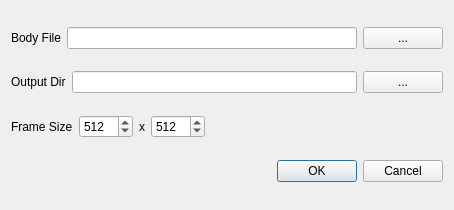
<?xml version="1.0" encoding="UTF-8"?>
<ui version="4.0">
 <class>ZFlyEmBodyScreenshotDialog</class>
 <widget class="QDialog" name="ZFlyEmBodyScreenshotDialog">
  <property name="geometry">
   <rect>
    <x>0</x>
    <y>0</y>
    <width>454</width>
    <height>210</height>
   </rect>
  </property>
  <property name="windowTitle">
   <string>Dialog</string>
  </property>
  <layout class="QVBoxLayout" name="verticalLayout">
   <item>
    <layout class="QHBoxLayout" name="horizontalLayout">
     <item>
      <widget class="QLabel" name="label">
       <property name="text">
        <string>Body File</string>
       </property>
      </widget>
     </item>
     <item>
      <widget class="QLineEdit" name="inputLineEdit"/>
     </item>
     <item>
      <widget class="QPushButton" name="inputPushButton">
       <property name="text">
        <string>...</string>
       </property>
      </widget>
     </item>
    </layout>
   </item>
   <item>
    <layout class="QHBoxLayout" name="horizontalLayout_2">
     <item>
      <widget class="QLabel" name="label_2">
       <property name="text">
        <string>Output Dir</string>
       </property>
      </widget>
     </item>
     <item>
      <widget class="QLineEdit" name="outputLineEdit"/>
     </item>
     <item>
      <widget class="QPushButton" name="outputPushButton">
       <property name="text">
        <string>...</string>
       </property>
      </widget>
     </item>
    </layout>
   </item>
   <item>
    <layout class="QHBoxLayout" name="horizontalLayout_5">
     <item>
      <layout class="QHBoxLayout" name="horizontalLayout_3">
       <item>
        <widget class="QLabel" name="label_3">
         <property name="text">
          <string>Frame Size</string>
         </property>
        </widget>
       </item>
       <item>
        <widget class="QSpinBox" name="widthSpinBox">
         <property name="minimum">
          <number>128</number>
         </property>
         <property name="maximum">
          <number>4000</number>
         </property>
         <property name="value">
          <number>512</number>
         </property>
        </widget>
       </item>
       <item>
        <widget class="QLabel" name="label_4">
         <property name="text">
          <string>x</string>
         </property>
        </widget>
       </item>
       <item>
        <widget class="QSpinBox" name="heightSpinBox">
         <property name="minimum">
          <number>128</number>
         </property>
         <property name="maximum">
          <number>4000</number>
         </property>
         <property name="value">
          <number>512</number>
         </property>
        </widget>
       </item>
      </layout>
     </item>
     <item>
      <spacer name="horizontalSpacer">
       <property name="orientation">
        <enum>Qt::Horizontal</enum>
       </property>
       <property name="sizeHint" stdset="0">
        <size>
         <width>40</width>
         <height>20</height>
        </size>
       </property>
      </spacer>
     </item>
    </layout>
   </item>
   <item>
    <widget class="QDialogButtonBox" name="buttonBox">
     <property name="orientation">
      <enum>Qt::Horizontal</enum>
     </property>
     <property name="standardButtons">
      <set>QDialogButtonBox::Cancel|QDialogButtonBox::Ok</set>
     </property>
    </widget>
   </item>
  </layout>
 </widget>
 <resources/>
 <connections>
  <connection>
   <sender>buttonBox</sender>
   <signal>accepted()</signal>
   <receiver>ZFlyEmBodyScreenshotDialog</receiver>
   <slot>accept()</slot>
   <hints>
    <hint type="sourcelabel">
     <x>248</x>
     <y>254</y>
    </hint>
    <hint type="destinationlabel">
     <x>157</x>
     <y>274</y>
    </hint>
   </hints>
  </connection>
  <connection>
   <sender>buttonBox</sender>
   <signal>rejected()</signal>
   <receiver>ZFlyEmBodyScreenshotDialog</receiver>
   <slot>reject()</slot>
   <hints>
    <hint type="sourcelabel">
     <x>316</x>
     <y>260</y>
    </hint>
    <hint type="destinationlabel">
     <x>286</x>
     <y>274</y>
    </hint>
   </hints>
  </connection>
 </connections>
</ui>
